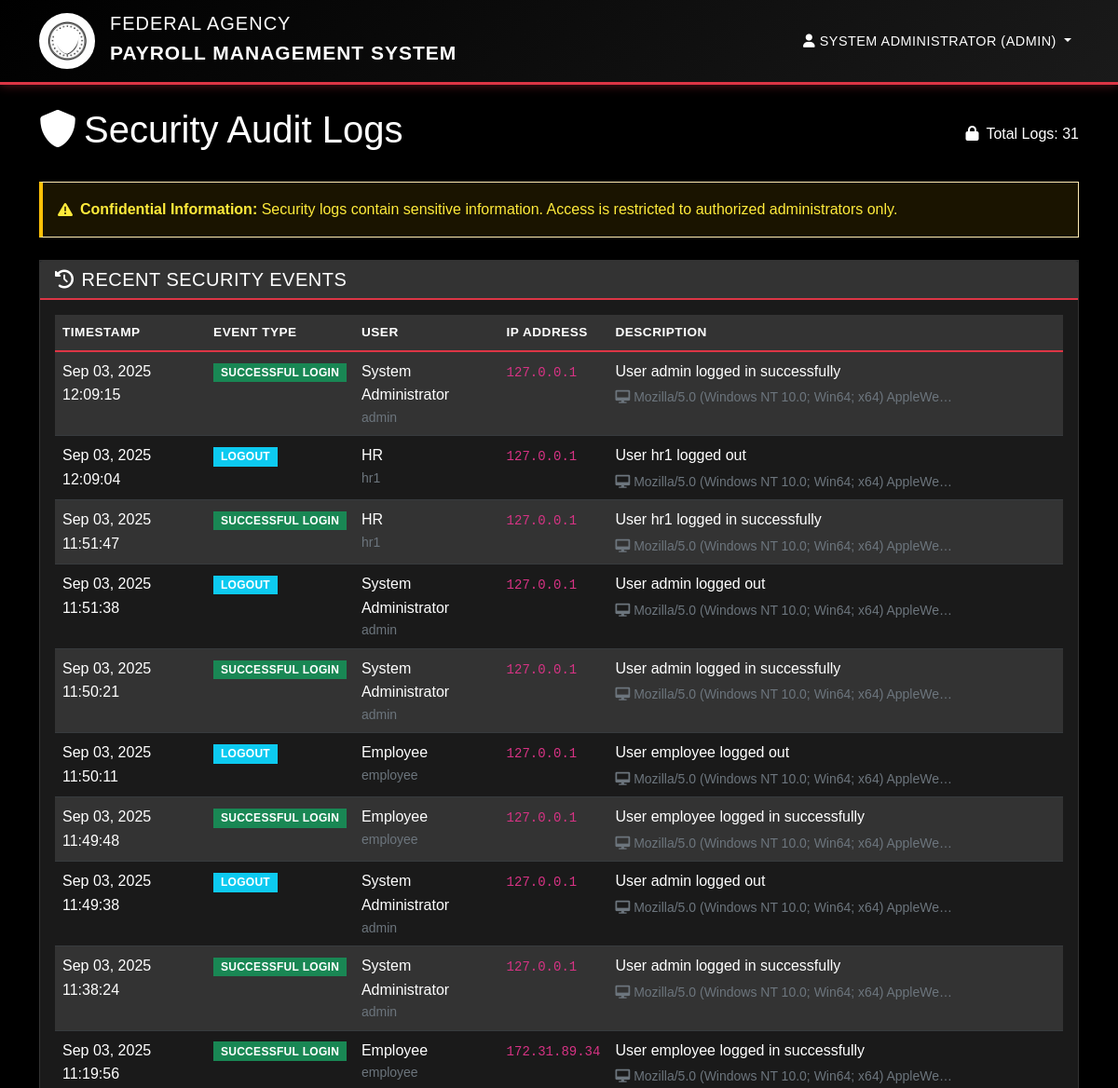
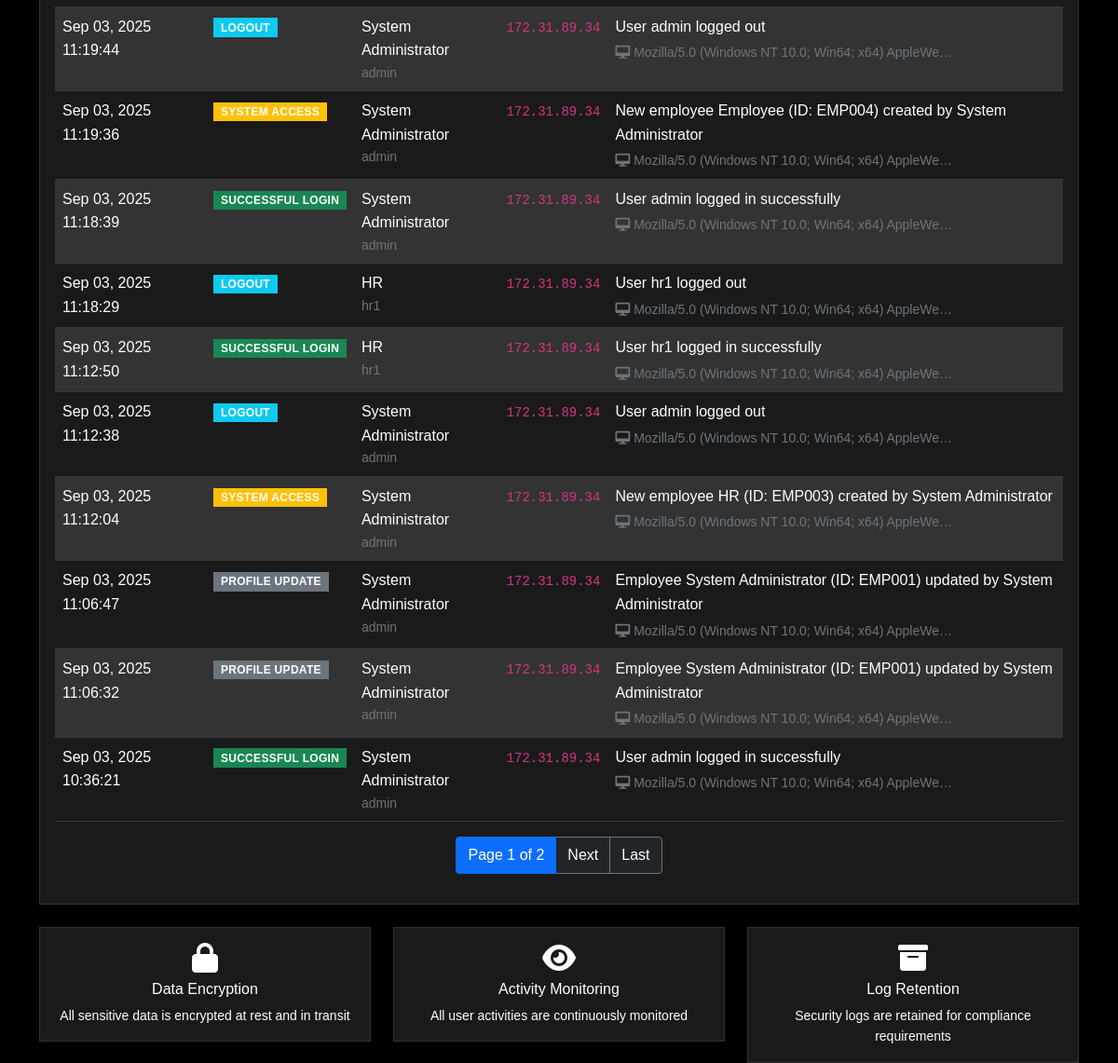
The page /employees/security-logs/ (signed in) on the database its author committed (2 pictures, top to bottom).
### authentication/models.py (models this page shows, shortened)
class Employee(AbstractUser):
    ROLE_CHOICES = [
        ('Admin', 'Administrator'),
        ('HR', 'Human Resources'),
        ('Employee', 'Employee'),
    ]
    STATUS_CHOICES = [
        ('Active', 'Active'),
        ('Inactive', 'Inactive'),
        ('Suspended', 'Suspended'),
    ]
    username = models.CharField(max_length=150, unique=True)
    email = models.EmailField(blank=True, null=True)
    employee_id = models.CharField(max_length=20, unique=True, null=True, blank=True)
    name = models.CharField(max_length=255)
    phone = models.CharField(max_length=20, blank=True, null=True)
    department = models.CharField(max_length=100, blank=True, null=True)
    position = models.CharField(max_length=100, blank=True, null=True)
    salary_rate = models.DecimalField(max_digits=10, decimal_places=2, default=0.00)
    role = models.CharField(max_length=20, choices=ROLE_CHOICES, default='Employee')
    status = models.CharField(max_length=20, choices=STATUS_CHOICES, default='Active')
    profile_picture = models.ImageField(upload_to='profile_pictures/', blank=True, null=True)
    nfc_id = models.CharField(max_length=100, blank=True, null=True)
    qr_code_path = models.CharField(max_length=255, blank=True, null=True)
    created_at = models.DateTimeField(default=timezone.now)
    updated_at = models.DateTimeField(auto_now=True)
    class Meta:
        db_table = 'employees'
    @property
    def is_admin(self):
        return self.role == 'Admin'

class SecurityLog(models.Model):
    EVENT_TYPE_CHOICES = [
        ('LOGIN_SUCCESS', 'Successful Login'),
        ('LOGIN_FAILED', 'Failed Login'),
        ('LOGOUT', 'Logout'),
        ('SESSION_TIMEOUT', 'Session Timeout'),
        ('PASSWORD_CHANGE', 'Password Change'),
        ('PROFILE_UPDATE', 'Profile Update'),
        ('DATA_EXPORT', 'Data Export'),
        ('MANUAL_BACKUP', 'Manual Backup'),
        ('SYSTEM_ACCESS', 'System Access'),
    ]
    event_type = models.CharField(max_length=50, choices=EVENT_TYPE_CHOICES)
    user = models.ForeignKey(Employee, on_delete=models.SET_NULL, null=True, blank=True)
    ip_address = models.GenericIPAddressField(null=True, blank=True)
    user_agent = models.TextField(null=True, blank=True)
    event_description = models.TextField()
    timestamp = models.DateTimeField(default=timezone.now)
    class Meta:
        db_table = 'security_logs'
        ordering = ['-timestamp']

### employees/views.py (the view)
# urls.py: path('security-logs/', views.security_logs_view, name='security_logs'),
@login_required
def security_logs_view(request):
    if not request.user.is_admin:
        messages.error(request, 'Access denied. Only administrators can view security logs.')
        return redirect('home')
    logs = SecurityLog.objects.all().order_by('-timestamp')
    paginator = Paginator(logs, 20)
    page_number = request.GET.get('page')
    page_obj = paginator.get_page(page_number)
    context = {
        'logs': page_obj,
        'total_logs': logs.count()
    }
    return render(request, 'employees/security_logs.html', context)

### templates/employees/security_logs.html (shortened to what this page needs)
{% extends 'base.html' %}
{% block content %}
<div class="d-flex justify-content-between align-items-center mb-4">
    <h1 class="text-white">
        <i class="fas fa-shield-alt me-2"></i>Security Audit Logs
    </h1>
    <div class="text-white">
        <i class="fas fa-lock me-2"></i>Total Logs: {{ total_logs }}
    </div>
</div>
<div class="alert alert-warning d-flex align-items-center mb-4" role="alert">
    <i class="fas fa-exclamation-triangle me-2"></i>
    <div>
        <strong>Confidential Information:</strong> Security logs contain sensitive information. Access is restricted to authorized administrators only.
    </div>
</div>
<div class="card bg-dark text-white">
    <div class="card-header">
        <h5 class="mb-0"><i class="fas fa-history me-2"></i>Recent Security Events</h5>
    </div>
    <div class="card-body">
        {% if logs %}
            <div class="table-responsive">
                <table class="table table-dark table-striped">
                    <thead>
                        <tr>
                            <th>Timestamp</th>
                            <th>Event Type</th>
                            <th>User</th>
                            <th>IP Address</th>
                            <th>Description</th>
                        </tr>
                    </thead>
                    <tbody>
                        {% for log in logs %}
                        <tr>
                            <td>{{ log.timestamp|date:"M d, Y H:i:s" }}</td>
                            <td>
                                <span class="badge
                                    {% if log.event_type == 'LOGIN_SUCCESS' %}bg-success
                                    {% elif log.event_type == 'LOGIN_FAILED' %}bg-danger
                                    {% elif log.event_type == 'LOGOUT' %}bg-info
                                    {% elif log.event_type == 'SYSTEM_ACCESS' %}bg-warning
                                    {% else %}bg-secondary{% endif %}">
                                    {{ log.get_event_type_display }}
                                </span>
                            </td>
                            <td>
                                {% if log.user %}
                                    {{ log.user.name }}
                                    <small class="text-muted d-block">{{ log.user.username }}</small>
                                {% else %}
                                    <span class="text-muted">Unknown/System</span>
                                {% endif %}
                            </td>
                            <td>
                                {% if log.ip_address %}
                                    <code>{{ log.ip_address }}</code>
                                {% else %}
                                    <span class="text-muted">N/A</span>
                                {% endif %}
                            </td>
                            <td>
                                <span class="text-break">{{ log.event_description }}</span>
                                {% if log.user_agent %}
                                    <small class="text-muted d-block mt-1">
                                        <i class="fas fa-desktop me-1"></i>{{ log.user_agent|truncatechars:50 }}
                                    </small>
                                {% endif %}
                            </td>
                        </tr>
                        {% endfor %}
                    </tbody>
                </table>
            </div>
            {% if logs.has_other_pages %}
            <nav aria-label="Security logs pagination">
                <ul class="pagination justify-content-center">
                    <li class="page-item active">
                        <span class="page-link bg-primary border-primary">
                            Page {{ logs.number }} of {{ logs.paginator.num_pages }}
                        </span>
                    </li>
                    {% if logs.has_next %}
                        <li class="page-item">
                            <a class="page-link bg-dark text-white border-secondary" href="?page={{ logs.next_page_number }}">Next</a>
                        </li>
                        <li class="page-item">
                            <a class="page-link bg-dark text-white border-secondary" href="?page={{ logs.paginator.num_pages }}">Last</a>
                        </li>
                    {% endif %}
                </ul>
            </nav>
            {% endif %}
        {% else %}
            <div class="text-center py-5">
                <i class="fas fa-shield-alt fa-3x text-muted mb-3"></i>
                <h5 class="text-muted">No Security Logs Found</h5>
                <p class="text-muted">Security events will appear here as they occur.</p>
            </div>
        {% endif %}
    </div>
</div>
<div class="row mt-4">
    <div class="col-md-4">
        <div class="card bg-primary text-white">
            <div class="card-body text-center">
                <i class="fas fa-lock fa-2x mb-2"></i>
                <h6>Data Encryption</h6>
                <p class="small mb-0">All sensitive data is encrypted at rest and in transit</p>
            </div>
        </div>
    </div>
    <div class="col-md-4">
        <div class="card bg-success text-white">
            <div class="card-body text-center">
                <i class="fas fa-eye fa-2x mb-2"></i>
                <h6>Activity Monitoring</h6>
                <p class="small mb-0">All user activities are continuously monitored</p>
            </div>
        </div>
    </div>
    <div class="col-md-4">
        <div class="card bg-warning text-dark">
            <div class="card-body text-center">
                <i class="fas fa-archive fa-2x mb-2"></i>
                <h6>Log Retention</h6>
                <p class="small mb-0">Security logs are retained for compliance requirements</p>
            </div>
        </div>
    </div>
</div>
{% endblock %}

### templates/base.html (shortened to what this page needs)
<!DOCTYPE html>
<html lang="en">
<head>
    {% load static %}
    <link href="https://cdn.jsdelivr.net/npm/bootstrap@5.1.3/dist/css/bootstrap.min.css" rel="stylesheet">
    <link rel="stylesheet" href="https://cdnjs.cloudflare.com/ajax/libs/font-awesome/6.0.0/css/all.min.css">
    <link rel="stylesheet" href="{% static 'css/government-style.css' %}">
</head>
<body>
    <nav class="navbar navbar-expand-lg government-header">
        <div class="container">
            <a class="navbar-brand d-flex align-items-center" href="{% url 'home' %}">
                <div class="government-seal me-3">
                    <i class="fas fa-shield-alt"></i>
                </div>
                <div>
                    <div class="h5 mb-0">FEDERAL AGENCY</div>
                    <small>Payroll Management System</small>
                </div>
            </a>
            <div class="collapse navbar-collapse" id="navbarNav">
                <ul class="navbar-nav ms-auto">
                    {% if user.is_authenticated %}
                        <li class="nav-item dropdown">
                            <a class="nav-link dropdown-toggle" href="#" id="navbarDropdown" role="button" data-bs-toggle="dropdown">
                                <i class="fas fa-user"></i> {{ user.name }} ({{ user.role }})
                            </a>
                        </li>
                    {% endif %}
                </ul>
            </div>
        </div>
    </nav>
    <main class="{% if not user.is_authenticated %}container-fluid{% else %}container{% endif %} mt-4">
        {% block content %}
        {% endblock %}
    </main>
</body>
</html>

### static/css/government-style.css (style rules this page uses)
:root { --gov-black: #000000; --gov-white: #ffffff; --gov-red: #dc3545; --gov-gray-dark: #1a1a1a; --gov-gray-medium: #333333; --gov-gray-light: #666666; --gov-blue-dark: #0d1b2a; --gov-blue-accent: #1B4F72; }
body { font-family: 'Arial', 'Helvetica Neue', sans-serif; background-color: var(--gov-black); color: var(--gov-white); font-weight: 400; line-height: 1.6; }
.government-header { background: linear-gradient(135deg, var(--gov-black) 0%, var(--gov-gray-dark) 100%); border-bottom: 3px solid var(--gov-red); box-shadow: 0 2px 10px rgba(220, 53, 69, 0.3); }
.government-header .navbar-brand { font-weight: 700; font-size: 1.5rem; color: var(--gov-white) !important; text-transform: uppercase; letter-spacing: 1px; }
.government-header .nav-link { color: var(--gov-white) !important; font-weight: 500; text-transform: uppercase; font-size: 0.9rem; letter-spacing: 0.5px; border-radius: 0; transition: all 0.3s ease; }
.government-seal { width: 60px; height: 60px; background: url('/static/images/government_seal.png') center/cover no-repeat, radial-gradient(circle, var(--gov-red) 0%, var(--gov-gray-dark) 100%); border: 2px solid var(--gov-white); border-radius: 50%; display: flex; align-items: center; justify-content: center; margin-right: 15px; animation: sealPulse 2s ease-in-out infinite; position: relative; }
.government-seal::before { content: ''; position: absolute; top: -5px; left: -5px; right: -5px; bottom: -5px; border: 2px solid var(--gov-red); border-radius: 50%; opacity: 0; animation: sealRing 2s ease-in-out infinite; }
.government-seal i { font-size: 1.8rem; color: var(--gov-white); animation: iconRotate 8s linear infinite; }
.card { background-color: var(--gov-gray-dark); border: 1px solid var(--gov-gray-medium); border-radius: 0; box-shadow: 0 4px 15px rgba(0, 0, 0, 0.5); }
.card-header { background-color: var(--gov-gray-medium); border-bottom: 2px solid var(--gov-red); color: var(--gov-white); font-weight: 600; text-transform: uppercase; letter-spacing: 0.5px; }
.card-body { background-color: var(--gov-gray-dark); color: var(--gov-white); }
.table { --bs-table-bg: var(--gov-gray-dark); --bs-table-color: var(--gov-white); --bs-table-border-color: var(--gov-gray-medium); --bs-table-striped-bg: var(--gov-gray-medium); --bs-table-hover-bg: var(--gov-gray-medium); }
.table thead th { background-color: var(--gov-gray-medium); border-bottom: 2px solid var(--gov-red); color: var(--gov-white); font-weight: 700; text-transform: uppercase; letter-spacing: 0.5px; font-size: 0.85rem; }
.badge { font-weight: 600; text-transform: uppercase; letter-spacing: 0.3px; border-radius: 0; }
.alert { border-radius: 0; border-left: 4px solid; font-weight: 500; }
.alert-warning { background-color: rgba(255, 193, 7, 0.1); border-left-color: #ffc107; color: #ffeb3b; }

### rows shown on the page
Employee: name "SYSTEM ADMINISTRATOR", role "ADMIN"
SecurityLog: timestamp "Sep 03, 2025 12:09:15", event_type "SUCCESSFUL LOGIN", user.name "System Administrator", user.username "admin", ip_address "127.0.0.1", event_description "User admin logged in successfully", user_agent "Mozilla/5.0 (Windows NT 10.0; Win64; x64) AppleWe…"
SecurityLog: timestamp "Sep 03, 2025 12:09:04", event_type "LOGOUT", user.name "HR", user.username "hr1", ip_address "127.0.0.1", event_description "User hr1 logged out", user_agent "Mozilla/5.0 (Windows NT 10.0; Win64; x64) AppleWe…"
SecurityLog: timestamp "Sep 03, 2025 11:51:47", event_type "SUCCESSFUL LOGIN", user.name "HR", user.username "hr1", ip_address "127.0.0.1", event_description "User hr1 logged in successfully", user_agent "Mozilla/5.0 (Windows NT 10.0; Win64; x64) AppleWe…"
SecurityLog: timestamp "Sep 03, 2025 11:51:38", event_type "LOGOUT", user.name "System Administrator", user.username "admin", ip_address "127.0.0.1", event_description "User admin logged out", user_agent "Mozilla/5.0 (Windows NT 10.0; Win64; x64) AppleWe…"
SecurityLog: timestamp "Sep 03, 2025 11:50:21", event_type "SUCCESSFUL LOGIN", user.name "System Administrator", user.username "admin", ip_address "127.0.0.1", event_description "User admin logged in successfully", user_agent "Mozilla/5.0 (Windows NT 10.0; Win64; x64) AppleWe…"
SecurityLog: timestamp "Sep 03, 2025 11:50:11", event_type "LOGOUT", user.name "Employee", user.username "employee", ip_address "127.0.0.1", event_description "User employee logged out", user_agent "Mozilla/5.0 (Windows NT 10.0; Win64; x64) AppleWe…"
SecurityLog: timestamp "Sep 03, 2025 11:49:48", event_type "SUCCESSFUL LOGIN", user.name "Employee", user.username "employee", ip_address "127.0.0.1", event_description "User employee logged in successfully", user_agent "Mozilla/5.0 (Windows NT 10.0; Win64; x64) AppleWe…"
SecurityLog: timestamp "Sep 03, 2025 11:49:38", event_type "LOGOUT", user.name "System Administrator", user.username "admin", ip_address "127.0.0.1", event_description "User admin logged out", user_agent "Mozilla/5.0 (Windows NT 10.0; Win64; x64) AppleWe…"
SecurityLog: timestamp "Sep 03, 2025 11:38:24", event_type "SUCCESSFUL LOGIN", user.name "System Administrator", user.username "admin", ip_address "127.0.0.1", event_description "User admin logged in successfully", user_agent "Mozilla/5.0 (Windows NT 10.0; Win64; x64) AppleWe…"
SecurityLog: timestamp "Sep 03, 2025 11:19:56", event_type "SUCCESSFUL LOGIN", user.name "Employee", user.username "employee", ip_address "172.31.89.34", event_description "User employee logged in successfully", user_agent "Mozilla/5.0 (Windows NT 10.0; Win64; x64) AppleWe…"
SecurityLog: timestamp "Sep 03, 2025 11:19:44", event_type "LOGOUT", user.name "System Administrator", user.username "admin", ip_address "172.31.89.34", event_description "User admin logged out", user_agent "Mozilla/5.0 (Windows NT 10.0; Win64; x64) AppleWe…"
SecurityLog: timestamp "Sep 03, 2025 11:19:36", event_type "SYSTEM ACCESS", user.name "System Administrator", user.username "admin", ip_address "172.31.89.34", event_description "New employee Employee (ID: EMP004) created by System Administrator", user_agent "Mozilla/5.0 (Windows NT 10.0; Win64; x64) AppleWe…"
SecurityLog: timestamp "Sep 03, 2025 11:18:39", event_type "SUCCESSFUL LOGIN", user.name "System Administrator", user.username "admin", ip_address "172.31.89.34", event_description "User admin logged in successfully", user_agent "Mozilla/5.0 (Windows NT 10.0; Win64; x64) AppleWe…"
SecurityLog: timestamp "Sep 03, 2025 11:18:29", event_type "LOGOUT", user.name "HR", user.username "hr1", ip_address "172.31.89.34", event_description "User hr1 logged out", user_agent "Mozilla/5.0 (Windows NT 10.0; Win64; x64) AppleWe…"
SecurityLog: timestamp "Sep 03, 2025 11:12:50", event_type "SUCCESSFUL LOGIN", user.name "HR", user.username "hr1", ip_address "172.31.89.34", event_description "User hr1 logged in successfully", user_agent "Mozilla/5.0 (Windows NT 10.0; Win64; x64) AppleWe…"
SecurityLog: timestamp "Sep 03, 2025 11:12:38", event_type "LOGOUT", user.name "System Administrator", user.username "admin", ip_address "172.31.89.34", event_description "User admin logged out", user_agent "Mozilla/5.0 (Windows NT 10.0; Win64; x64) AppleWe…"
SecurityLog: timestamp "Sep 03, 2025 11:12:04", event_type "SYSTEM ACCESS", user.name "System Administrator", user.username "admin", ip_address "172.31.89.34", event_description "New employee HR (ID: EMP003) created by System Administrator", user_agent "Mozilla/5.0 (Windows NT 10.0; Win64; x64) AppleWe…"
SecurityLog: timestamp "Sep 03, 2025 11:06:47", event_type "PROFILE UPDATE", user.name "System Administrator", user.username "admin", ip_address "172.31.89.34", event_description "Employee System Administrator (ID: EMP001) updated by System Administrator", user_agent "Mozilla/5.0 (Windows NT 10.0; Win64; x64) AppleWe…"
SecurityLog: timestamp "Sep 03, 2025 11:06:32", event_type "PROFILE UPDATE", user.name "System Administrator", user.username "admin", ip_address "172.31.89.34", event_description "Employee System Administrator (ID: EMP001) updated by System Administrator", user_agent "Mozilla/5.0 (Windows NT 10.0; Win64; x64) AppleWe…"
SecurityLog: timestamp "Sep 03, 2025 10:36:21", event_type "SUCCESSFUL LOGIN", user.name "System Administrator", user.username "admin", ip_address "172.31.89.34", event_description "User admin logged in successfully", user_agent "Mozilla/5.0 (Windows NT 10.0; Win64; x64) AppleWe…"

### other values the page prints
{{ total_logs }} "31"
{{ logs.number }} "1"
{{ logs.paginator.num_pages }} "2"
